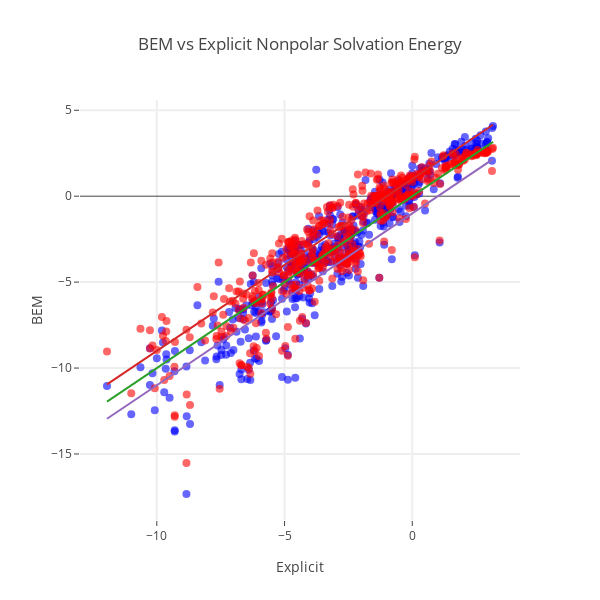

The notebook cell this image was saved under:
### Code cell
key = '#C'
key_true = numpy.chararray(len(bem_c), itemsize=10)
key_true[:] = 'blue'
for i in range(len(bem_c)):
    if key in smiles_c[i]:
        key_true[i] = 'red'
    
trace = go.Scatter(
            x = dG_exp,
            y = dG,
            text = smiles_c,
            mode='markers',
            marker = dict(size=8,
                        opacity=0.6, color='blue'),
#                        opacity=0.6, color=areas_c),
            hoverinfo = 'text')

trace2 = go.Scatter(
            x = dG_exp,
            y = slic_dG_polar+slic_dG_nonpolar,
            text = smiles_c,
            mode='markers',
            marker = dict(size=8,
                        opacity=0.6, color='red'),
#                        opacity=0.6, color=areas_c),
            hoverinfo = 'text')


max_val = numpy.max(dG_exp)
min_val = numpy.min(dG_exp)
ref = go.Scatter( x = numpy.array([min_val,max_val]),
                  y = numpy.array([min_val,max_val]),
                  mode = 'lines'
                )

ref2 = go.Scatter( x = numpy.array([min_val,max_val]),
                  y = numpy.array([min_val+1,max_val+1]),
                  mode = 'lines'
                )
ref3 = go.Scatter( x = numpy.array([min_val,max_val]),
                  y = numpy.array([min_val-1,max_val-1]),
                  mode = 'lines'
                )

data = [trace, trace2, ref, ref2, ref3]
    
layout= go.Layout(
    title= 'BEM vs Explicit Nonpolar Solvation Energy',
    hovermode= 'closest',
    xaxis= dict(
        title= 'Explicit',
        ticklen= 5,
        zeroline= False,
        gridwidth= 2,
    ),
    yaxis=dict(
        title= 'BEM',
        ticklen= 5,
        gridwidth= 2,
    ),
    height=600,
    width=600,
    showlegend= False
)
fig= go.Figure(data=data, layout=layout)
iplot(fig)

#Cross correlation
correl = numpy.corrcoef(dG, dG_mobley_total)
print 'Correlation coeff capacitor: '
print correl
correl = numpy.corrcoef(slic_dG_polar+slic_dG_nonpolar, dG_mobley_total)
print 'Correlation coeff slic: '
print correl

### Figure 1 — Plotly figure (JSON) as saved in the notebook; plotly's stock layout.template omitted (floating-point values rounded to 4 significant figures; data arrays with more than 128 entries replaced by an {"elided": "..."} marker saying what was removed)
{"data": [{"hoverinfo": "text", "marker": {"color": "blue", "opacity": 0.6, "size": 8}, "mode": "markers", "text": {"elided": "502 str values"}, "type": "scatter", "uid": "53380993-71aa-4f92-a15e-f9d8602386f1", "x": {"elided": "502 float values"}, "y": {"elided": "502 float values"}}, {"hoverinfo": "text", "marker": {"color": "red", "opacity": 0.6, "size": 8}, "mode": "markers", "text": {"elided": "502 str values"}, "type": "scatter", "uid": "832f74ef-0d99-4b92-a8f2-6b8116f83095", "x": {"elided": "502 float values"}, "y": {"elided": "502 float values"}}, {"mode": "lines", "type": "scatter", "uid": "91ae8fc1-e916-427d-9b4f-c53aae2c2dd3", "x": [-11.95, 3.16], "y": [-11.95, 3.16]}, {"mode": "lines", "type": "scatter", "uid": "22f13ad0-e7e7-4f98-96ef-824e97c4c0c7", "x": [-11.95, 3.16], "y": [-10.95, 4.16]}, {"mode": "lines", "type": "scatter", "uid": "a75bc760-624b-4787-b510-c7dd18c36c25", "x": [-11.95, 3.16], "y": [-12.95, 2.16]}], "layout": {"height": 600, "hovermode": "closest", "showlegend": false, "title": {"text": "BEM vs Explicit Nonpolar Solvation Energy"}, "width": 600, "xaxis": {"gridwidth": 2, "ticklen": 5, "title": {"text": "Explicit"}, "zeroline": false}, "yaxis": {"gridwidth": 2, "ticklen": 5, "title": {"text": "BEM"}}}}
